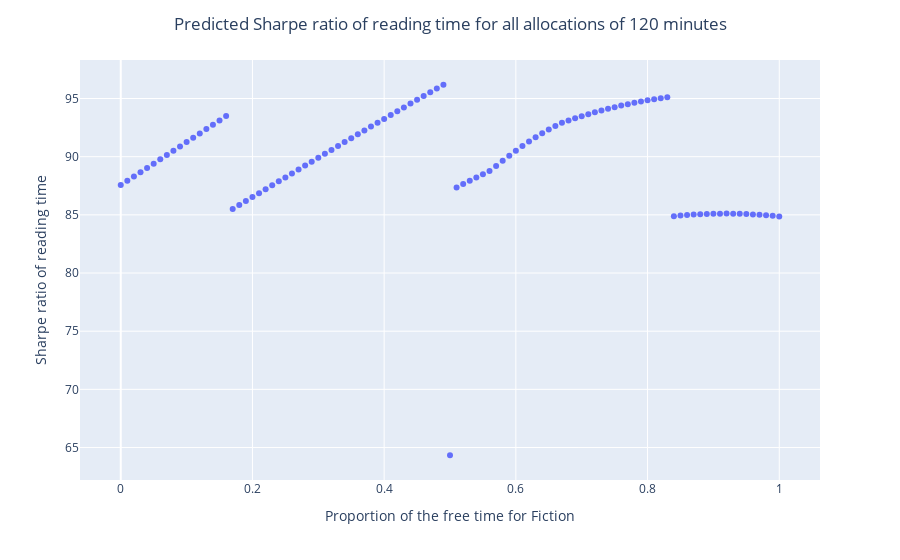

Here is the notebook cell this chart was saved with:
### Code cell
# Plot sales for various proportions between English and Spanish
fig = px.scatter(df_predictions, x="prop_fiction", y="Sharpe reading")
fig.update_layout(
    title="Predicted Sharpe ratio of reading time for all allocations of 120 minutes",
    title_x=0.5,
    xaxis_title="Proportion of the free time for Fiction",
    yaxis_title="Sharpe ratio of reading time",
)
fig.show()

### Figure 1 — Plotly figure (JSON) as saved in the notebook; plotly's stock layout.template omitted (floating-point values rounded to 4 significant figures)
{"data": [{"hovertemplate": "prop_fiction=%{x}<br>Sharpe reading=%{y}<extra></extra>", "legendgroup": "", "marker": {"color": "#636efa", "symbol": "circle"}, "mode": "markers", "name": "", "orientation": "v", "showlegend": false, "type": "scatter", "x": [0, 0.01, 0.02, 0.03, 0.04, 0.05, 0.06, 0.07, 0.08, 0.09, 0.1, 0.11, 0.12, 0.13, 0.14, 0.15, 0.16, 0.17, 0.18, 0.19, 0.2, 0.21, 0.22, 0.23, 0.24, 0.25, 0.26, 0.27, 0.28, 0.29, 0.3, 0.31, 0.32, 0.33, 0.34, 0.35, 0.36, 0.37, 0.38, 0.39, 0.4, 0.41, 0.42, 0.43, 0.44, 0.45, 0.46, 0.47, 0.48, 0.49, 0.5, 0.51, 0.52, 0.53, 0.54, 0.55, 0.56, 0.57, 0.58, 0.59, 0.6, 0.61, 0.62, 0.63, 0.64, 0.65, 0.66, 0.67, 0.68, 0.69, 0.7, 0.71, 0.72, 0.73, 0.74, 0.75, 0.76, 0.77, 0.78, 0.79, 0.8, 0.81, 0.82, 0.83, 0.84, 0.85, 0.86, 0.87, 0.88, 0.89, 0.9, 0.91, 0.92, 0.93, 0.94, 0.95, 0.96, 0.97, 0.98, 0.99, 1], "xaxis": "x", "y": [87.56, 87.92, 88.29, 88.66, 89.03, 89.4, 89.77, 90.14, 90.51, 90.88, 91.25, 91.63, 92.0, 92.37, 92.74, 93.11, 93.49, 85.51, 85.85, 86.19, 86.53, 86.86, 87.2, 87.54, 87.88, 88.22, 88.56, 88.9, 89.23, 89.57, 89.91, 90.25, 90.58, 90.92, 91.25, 91.59, 91.92, 92.25, 92.59, 92.92, 93.25, 93.58, 93.91, 94.24, 94.56, 94.89, 95.21, 95.54, 95.86, 96.18, 64.34, 87.36, 87.64, 87.93, 88.21, 88.5, 88.78, 89.19, 89.65, 90.09, 90.51, 90.91, 91.3, 91.66, 92.01, 92.33, 92.64, 92.92, 93.11, 93.29, 93.47, 93.65, 93.81, 93.97, 94.11, 94.26, 94.39, 94.51, 94.63, 94.74, 94.84, 94.94, 95.02, 95.1, 84.88, 84.93, 84.98, 85.02, 85.05, 85.08, 85.09, 85.1, 85.11, 85.1, 85.09, 85.07, 85.04, 85.0, 84.96, 84.91, 84.86], "yaxis": "y"}], "layout": {"legend": {"tracegroupgap": 0}, "margin": {"t": 60}, "title": {"text": "Predicted Sharpe ratio of reading time for all allocations of 120 minutes", "x": 0.5}, "xaxis": {"anchor": "y", "domain": [0, 1], "title": {"text": "Proportion of the free time for Fiction"}}, "yaxis": {"anchor": "x", "domain": [0, 1], "title": {"text": "Sharpe ratio of reading time"}}}}
